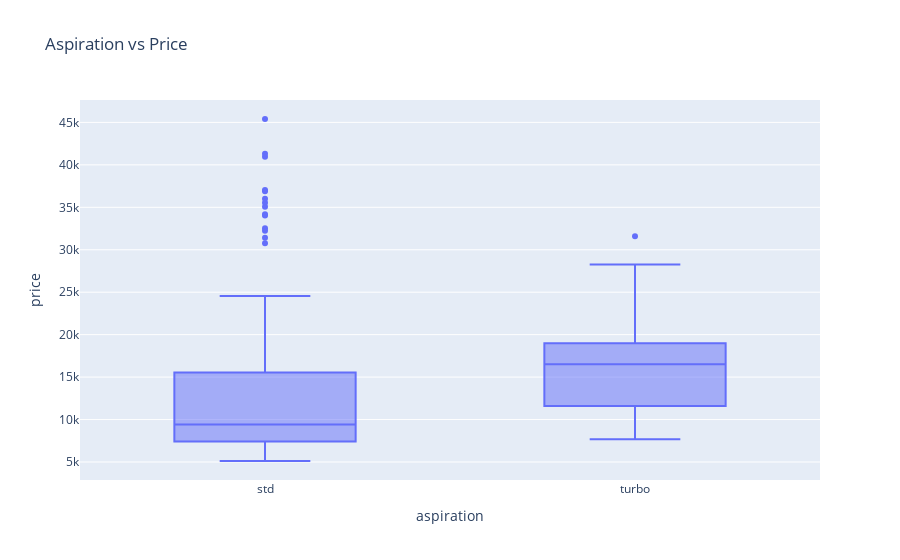

Write notebook code for a chart like this one.
### Code cell
fig = px.box(df, x='aspiration', y='price', title='Aspiration vs Price')
fig.show()

### Figure 1 — Plotly figure (JSON) as saved in the notebook; plotly's stock layout.template omitted (floating-point values rounded to 4 significant figures; data arrays with more than 128 entries replaced by an {"elided": "..."} marker saying what was removed)
{"data": [{"alignmentgroup": "True", "hovertemplate": "aspiration=%{x}<br>price=%{y}<extra></extra>", "legendgroup": "", "marker": {"color": "#636efa"}, "name": "", "notched": false, "offsetgroup": "", "orientation": "v", "showlegend": false, "type": "box", "x": {"elided": "205 str values"}, "x0": " ", "xaxis": "x", "y": {"elided": "205 float values"}, "y0": " ", "yaxis": "y"}], "layout": {"boxmode": "group", "legend": {"tracegroupgap": 0}, "title": {"text": "Aspiration vs Price"}, "xaxis": {"anchor": "y", "domain": [0, 1], "title": {"text": "aspiration"}}, "yaxis": {"anchor": "x", "domain": [0, 1], "title": {"text": "price"}}}}
